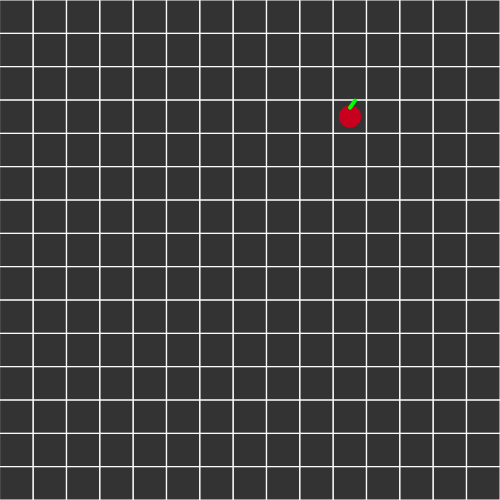
Frame 1 (no input)
Frame 60 (no input): identical to frame 1, image omitted
Frame 120 (the mouse pressed at the canvas centre since frame 60): identical to frame 1, image omitted

The p5.js sketch that drew this single still picture (run headless with seeded random() and noise() and a simulated clock; from frame 60 on, the mouse is pressed at the canvas centre):

// p5.js sketch
// ── sketch.js
var snake;
var apple;
var grid;
var sqPerLine = 15;
var w;
var apples = [];
var x;

function setup() {
    createCanvas(500, 500);
    apple = new Apple(selectRandomCell());
    apples.push(apple);
    grid = create2DArray();
    var a = selectCentreCell();
    snake = new Snake(a);
    w = width / sqPerLine;
}

function draw() {
    background(51);
    fillGrid();
    for (apple of apples) {
        apple.show();
    }
    //snake.show();
}

function create2DArray() {

    var arr = new Array(sqPerLine)
    for (var i = 0; i < sqPerLine; i++) {
        arr[i] = new Array(sqPerLine);
    }

    return arr;
}

function fillGrid() {

    for (var i = 0; i < sqPerLine; i++) {
        for (var j = 0; j < sqPerLine; j++) {
            strokeWeight(1);
            stroke(255);
            noFill();
            rect(i * w, j * w, w, w);
        }
    }
}

function selectRandomCell() {


    var col = floor(random(sqPerLine));
    var row = floor(random(sqPerLine));

    //var cell = new Cell(row, col);

    var cell = {
        x: col,
        y: row,
        w: width / sqPerLine
    };
    console.log("random cell" + col + " " + row);

    return cell;
}

function selectCentreCell() {

    var col = floor(sqPerLine / 2);
    var row = col;

    var cell = {
        x: col,
        y: row,
        w: width / sqPerLine
    };
    console.log("centre cell" + col + " " + row);

    return cell;
}
// ── apple.js
function Apple(cell) {
    this.x = cell.x * cell.w;
    this.y = cell.y * cell.w;
    this.r = cell.w / 3;
    this.d = this.r * 2;

    this.show = function() {
        noStroke();
        fill(200, 0, 30);
        ellipse(this.x + cell.w / 2, this.y + cell.w / 2, this.d, this.d);

        //fill(0, 255, 0);
        stroke(0, 255, 0);
        strokeWeight(4);
        line(this.x + cell.w / 2, this.y - this.r + 2 + cell.w / 2, this.x + 5 + cell.w / 2, this.y - this.r - 5 + cell.w / 2);

        console.log("apple" + this.x + " " + this.y);
    }
}
// ── explosion.js
function explosion(x, y) {

    this.x = x;
    this.y = y;

    this.show = function() {
        var r = 40;
        var d = r * 2;

        noStroke();
        fill(255, 255, 0);
        for (var i = 0; i < d; i += 3) {
            ellipse(this.x, this.y, i, i);
        }

        noStroke();
        fill(255, 140, 0);
        for (var i = 0; i < d; i += 3) {
            ellipse(this.x, this.y, i, i);
        }

        noStroke();
        fill(255, 0, 0);
        for (var i = 0; i < d; i += 3) {
            ellipse(this.x, this.y, i, i);
        }

    }

}
// ── snake.js
function Snake(cell) {

    var snake = [];
    var tail = 5;
    //
    this.x = cell.x;
    this.y = cell.y;
    //

    /// Too much recursion
    // for (var i = 0; i < tail; i++) {
    //     snake.push(new Snake(cell));
    // }

    this.show = function() {
        for (i = 0; i < tail; i++) {
            noStroke();
            fill(0, 255, 0);
            rect(this.x, this.y, cell.w, cell.w);
        }
    }



}
// ── snakePart.js
function snakePart(cell) {

    this.x = cell.x * cell.w;
    this.y = cell.y * cell.w;


    this.getX = function() {
        return this.x;
    }

    this.getY = function() {
        return this.y;
    }

    this.setX = function(x) {
        this.x = x;
    }

    this.setY = function(y) {
        this.y = y;
    }
    this.show = function(r, g, b) {

        noStroke();
        fill(r, g, b);
        rect(this.x, this.y, cell.w, cell.w);



    }


    this.move = function(xdir, ydir) {

        this.x += xdir * cell.w;
        this.y += ydir * cell.w;


        if (this.x > cell.canvasW - 1) {
            this.x = 0;
        }

        if (this.y > cell.canvasW - 1) {
            this.y = 0;
        }

        if (this.x < -0.1) {
            this.x = cell.canvasW - cell.w;
        }

        if (this.y < -0.1) {
            this.y = cell.canvasW - cell.w;
        }
    }

    // this.getPos = function() {
    //     return cell = {
    //         x: this.x / cell.w,
    //         y: this.y / cell.w
    //     };
    // }
    //
    //

}
